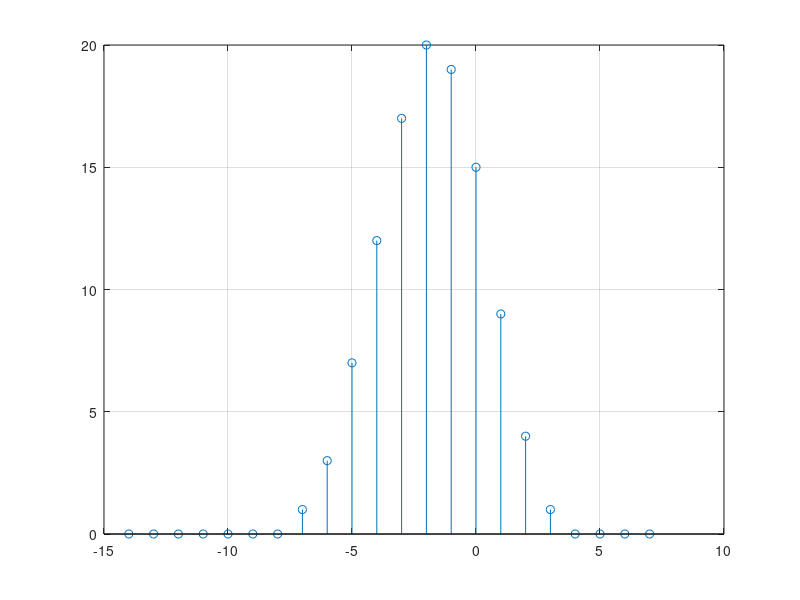

Recreate this plot in MATLAB.
clc;clear;close all;

xn = [0 0 0 1 1 1 1 0];
h1 = [0 0 0 1 1 1 1 0];
h2 = [0 0 0 0 -1 0 0 0];
h3 = [0 1 2 3 2 1 0 0];
t = [-3:1:4];

ha = h1+h2;
hb = h3;

conv1 = conv(xn,ha);
conv2 = conv(conv1,hb);

figure
len = length(conv2)/2;
t = [-len-3:1:len-4];
stem(t,conv2);
grid
